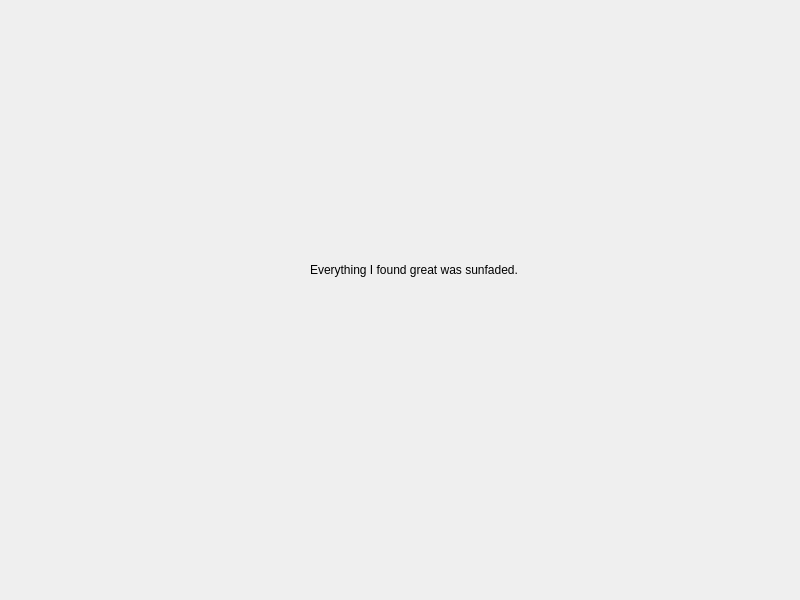
<?xml version="1.0" encoding="UTF-8"?>
<ui version="4.0">
 <class>SdlQtimageRgb</class>
 <widget class="QWidget" name="SdlQtimageRgb">
  <property name="geometry">
   <rect>
    <x>0</x>
    <y>0</y>
    <width>800</width>
    <height>600</height>
   </rect>
  </property>
  <property name="windowTitle">
   <string>SdlQtimageRgb</string>
  </property>
  <widget class="QLabel" name="label">
   <property name="geometry">
    <rect>
     <x>310</x>
     <y>120</y>
     <width>400</width>
     <height>300</height>
    </rect>
   </property>
   <property name="text">
    <string>Everything I found great was sunfaded.</string>
   </property>
  </widget>
 </widget>
 <resources/>
 <connections/>
</ui>
